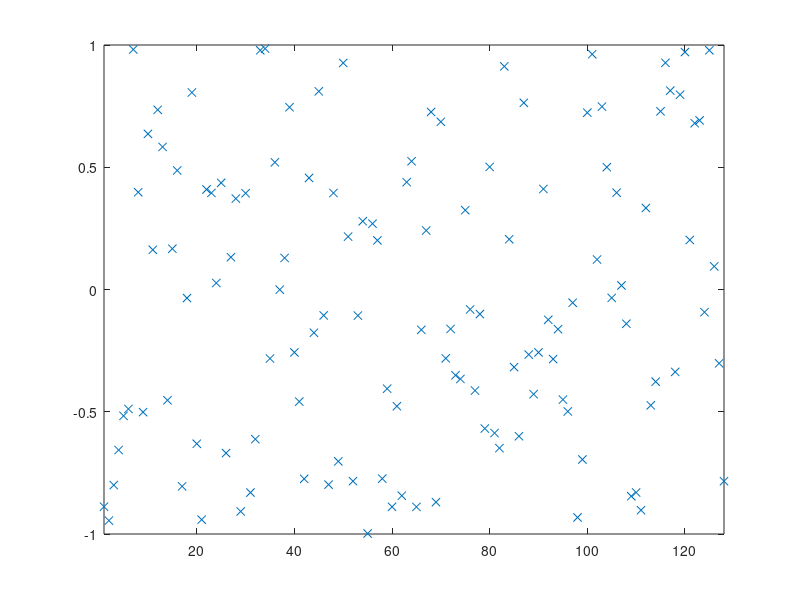

This chart was generated by the following MATLAB code: (Note: this script raises an error after producing the figure.)
% script <a href="matlab:OddEvenMergeSortTest">OddEvenMergeSortTest</a>
% Test <a href="matlab:help OddEvenMergeSort">OddEvenMergeSort</a> on a random set of data.
% See <a href="matlab:NRweb">Numerical Renaissance: simulation, optimization, & control</a>, Section 7.2.2.
% Part of <a href="matlab:help NRC">Numerical Renaissance Codebase 1.0</a>, <a href="matlab:help NRchap07">Chapter 7</a>; please read the <a href="matlab:help NRcopyleft">copyleft</a>.

n=2^7; D=2*rand(n,1)-1; close all, plot(D(:,1),'x'), axis([1 n -1 1]), pause(0.5)
[D,index]=OddEvenMergeSort(D,1,n); plot(D(:,1),'x'), axis([1 n -1 1])

% end script OddEvenMergeSortTest
